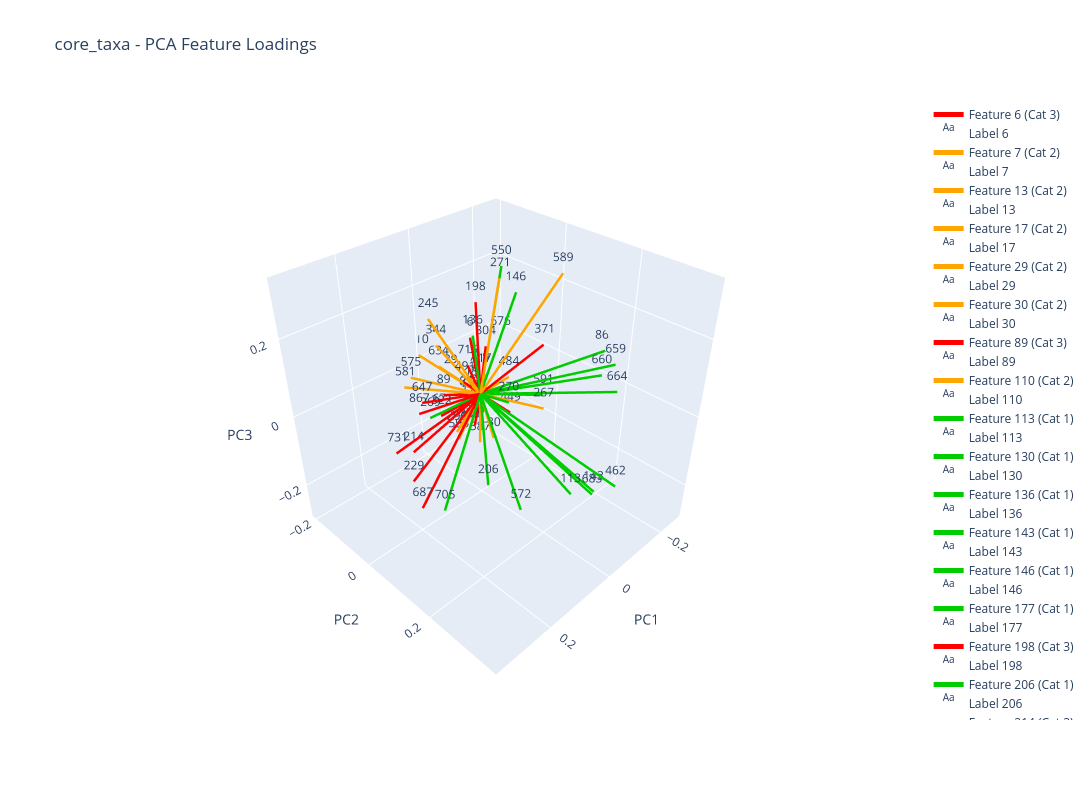

Write notebook code for a chart like this one.
### Markdown cell above
## 15.8. core_taxa 3D Visualisation

### Code cell
# From the loadings dataframe:Influencers_OLS    # , dataset_name="Influencers_OLS"
plot_pca_feature_loadings(core_taxa, results_core_taxa_Loadings['core_taxa_loadings_df'],
                                                analysis_results_core_taxa,"core_taxa", plot_3d=True)

### Figure 1 — Plotly figure (JSON) as saved in the notebook; plotly's stock layout.template omitted (floating-point values rounded to 4 significant figures)
{"data": [{"line": {"color": "#FF0000", "width": 5}, "mode": "lines", "name": "Feature 6 (Cat 3)", "type": "scatter3d", "x": [0, -0.0177], "y": [0, -0.04744], "z": [0, 0.1233]}, {"mode": "text", "name": "Label 6", "text": ["6"], "textposition": "top center", "type": "scatter3d", "x": [-0.0177], "y": [-0.04744], "z": [0.1233]}, {"line": {"color": "#FFA500", "width": 5}, "mode": "lines", "name": "Feature 7 (Cat 2)", "type": "scatter3d", "x": [0, 0.01064], "y": [0, -0.01497], "z": [0, 0.01929]}, {"mode": "text", "name": "Label 7", "text": ["7"], "textposition": "top center", "type": "scatter3d", "x": [0.01064], "y": [-0.01497], "z": [0.01929]}, {"line": {"color": "#FFA500", "width": 5}, "mode": "lines", "name": "Feature 13 (Cat 2)", "type": "scatter3d", "x": [0, -0.01225], "y": [0, -0.0403], "z": [0, -0.007562]}, {"mode": "text", "name": "Label 13", "text": ["13"], "textposition": "top center", "type": "scatter3d", "x": [-0.01225], "y": [-0.0403], "z": [-0.007562]}, {"line": {"color": "#FFA500", "width": 5}, "mode": "lines", "name": "Feature 17 (Cat 2)", "type": "scatter3d", "x": [0, -0.1098], "y": [0, -0.09194], "z": [0, -0.03829]}, {"mode": "text", "name": "Label 17", "text": ["17"], "textposition": "top center", "type": "scatter3d", "x": [-0.1098], "y": [-0.09194], "z": [-0.03829]}, {"line": {"color": "#FFA500", "width": 5}, "mode": "lines", "name": "Feature 29 (Cat 2)", "type": "scatter3d", "x": [0, -0.001775], "y": [0, -0.09925], "z": [0, 0.003191]}, {"mode": "text", "name": "Label 29", "text": ["29"], "textposition": "top center", "type": "scatter3d", "x": [-0.001775], "y": [-0.09925], "z": [0.003191]}, {"line": {"color": "#FFA500", "width": 5}, "mode": "lines", "name": "Feature 30 (Cat 2)", "type": "scatter3d", "x": [0, -0.03569], "y": [0, 0.007568], "z": [0, -0.145]}, {"mode": "text", "name": "Label 30", "text": ["30"], "textposition": "top center", "type": "scatter3d", "x": [-0.03569], "y": [0.007568], "z": [-0.145]}, {"line": {"color": "#FF0000", "width": 5}, "mode": "lines", "name": "Feature 89 (Cat 3)", "type": "scatter3d", "x": [0, 0.07168], "y": [0, -0.04606], "z": [0, 0.00709]}, {"mode": "text", "name": "Label 89", "text": ["89"], "textposition": "top center", "type": "scatter3d", "x": [0.07168], "y": [-0.04606], "z": [0.00709]}, {"line": {"color": "#FFA500", "width": 5}, "mode": "lines", "name": "Feature 110 (Cat 2)", "type": "scatter3d", "x": [0, 0.009799], "y": [0, -0.1973], "z": [0, 0.02042]}, {"mode": "text", "name": "Label 110", "text": ["110"], "textposition": "top center", "type": "scatter3d", "x": [0.009799], "y": [-0.1973], "z": [0.02042]}, {"line": {"color": "#00CC00", "width": 5}, "mode": "lines", "name": "Feature 113 (Cat 1)", "type": "scatter3d", "x": [0, 0.14], "y": [0, 0.3697], "z": [0, 0.02271]}, {"mode": "text", "name": "Label 113", "text": ["113"], "textposition": "top center", "type": "scatter3d", "x": [0.14], "y": [0.3697], "z": [0.02271]}, {"line": {"color": "#00CC00", "width": 5}, "mode": "lines", "name": "Feature 130 (Cat 1)", "type": "scatter3d", "x": [0, -0.01543], "y": [0, -0.04407], "z": [0, -0.06313]}, {"mode": "text", "name": "Label 130", "text": ["130"], "textposition": "top center", "type": "scatter3d", "x": [-0.01543], "y": [-0.04407], "z": [-0.06313]}, {"line": {"color": "#00CC00", "width": 5}, "mode": "lines", "name": "Feature 136 (Cat 1)", "type": "scatter3d", "x": [0, -0.01107], "y": [0, -0.03191], "z": [0, 0.1379]}, {"mode": "text", "name": "Label 136", "text": ["136"], "textposition": "top center", "type": "scatter3d", "x": [-0.01107], "y": [-0.03191], "z": [0.1379]}, {"line": {"color": "#00CC00", "width": 5}, "mode": "lines", "name": "Feature 143 (Cat 1)", "type": "scatter3d", "x": [0, -0.1831], "y": [0, 0.2056], "z": [0, -0.2816]}, {"mode": "text", "name": "Label 143", "text": ["143"], "textposition": "top center", "type": "scatter3d", "x": [-0.1831], "y": [0.2056], "z": [-0.2816]}, {"line": {"color": "#00CC00", "width": 5}, "mode": "lines", "name": "Feature 146 (Cat 1)", "type": "scatter3d", "x": [0, -0.06305], "y": [0, 0.04689], "z": [0, 0.2574]}, {"mode": "text", "name": "Label 146", "text": ["146"], "textposition": "top center", "type": "scatter3d", "x": [-0.06305], "y": [0.04689], "z": [0.2574]}, {"line": {"color": "#00CC00", "width": 5}, "mode": "lines", "name": "Feature 177 (Cat 1)", "type": "scatter3d", "x": [0, -0.01541], "y": [0, -0.04379], "z": [0, -0.06322]}, {"mode": "text", "name": "Label 177", "text": ["177"], "textposition": "top center", "type": "scatter3d", "x": [-0.01541], "y": [-0.04379], "z": [-0.06322]}, {"line": {"color": "#FF0000", "width": 5}, "mode": "lines", "name": "Feature 198 (Cat 3)", "type": "scatter3d", "x": [0, -0.04967], "y": [0, -0.06004], "z": [0, 0.1976]}, {"mode": "text", "name": "Label 198", "text": ["198"], "textposition": "top center", "type": "scatter3d", "x": [-0.04967], "y": [-0.06004], "z": [0.1976]}, {"line": {"color": "#00CC00", "width": 5}, "mode": "lines", "name": "Feature 206 (Cat 1)", "type": "scatter3d", "x": [0, 0.2316], "y": [0, 0.2456], "z": [0, 0.02059]}, {"mode": "text", "name": "Label 206", "text": ["206"], "textposition": "top center", "type": "scatter3d", "x": [0.2316], "y": [0.2456], "z": [0.02059]}, {"line": {"color": "#FF0000", "width": 5}, "mode": "lines", "name": "Feature 214 (Cat 3)", "type": "scatter3d", "x": [0, 0.229], "y": [0, 0.02623], "z": [0, -0.03024]}, {"mode": "text", "name": "Label 214", "text": ["214"], "textposition": "top center", "type": "scatter3d", "x": [0.229], "y": [0.02623], "z": [-0.03024]}, {"line": {"color": "#FF0000", "width": 5}, "mode": "lines", "name": "Feature 217 (Cat 3)", "type": "scatter3d", "x": [0, 0.001076], "y": [0, -0.03066], "z": [0, -0.02111]}, {"mode": "text", "name": "Label 217", "text": ["217"], "textposition": "top center", "type": "scatter3d", "x": [0.001076], "y": [-0.03066], "z": [-0.02111]}, {"line": {"color": "#FF0000", "width": 5}, "mode": "lines", "name": "Feature 229 (Cat 3)", "type": "scatter3d", "x": [0, 0.2764], "y": [0, 0.07741], "z": [0, -0.05152]}, {"mode": "text", "name": "Label 229", "text": ["229"], "textposition": "top center", "type": "scatter3d", "x": [0.2764], "y": [0.07741], "z": [-0.05152]}, {"line": {"color": "#FFA500", "width": 5}, "mode": "lines", "name": "Feature 238 (Cat 2)", "type": "scatter3d", "x": [0, -0.003945], "y": [0, -0.01656], "z": [0, -0.04897]}, {"mode": "text", "name": "Label 238", "text": ["238"], "textposition": "top center", "type": "scatter3d", "x": [-0.003945], "y": [-0.01656], "z": [-0.04897]}, {"line": {"color": "#FFA500", "width": 5}, "mode": "lines", "name": "Feature 245 (Cat 2)", "type": "scatter3d", "x": [0, 0.02636], "y": [0, -0.1364], "z": [0, 0.1522]}, {"mode": "text", "name": "Label 245", "text": ["245"], "textposition": "top center", "type": "scatter3d", "x": [0.02636], "y": [-0.1364], "z": [0.1522]}, {"line": {"color": "#FFA500", "width": 5}, "mode": "lines", "name": "Feature 267 (Cat 2)", "type": "scatter3d", "x": [0, -0.05294], "y": [0, 0.142], "z": [0, 0.007029]}, {"mode": "text", "name": "Label 267", "text": ["267"], "textposition": "top center", "type": "scatter3d", "x": [-0.05294], "y": [0.142], "z": [0.007029]}, {"line": {"color": "#00CC00", "width": 5}, "mode": "lines", "name": "Feature 269 (Cat 1)", "type": "scatter3d", "x": [0, 0.1377], "y": [0, -0.02013], "z": [0, -0.01076]}, {"mode": "text", "name": "Label 269", "text": ["269"], "textposition": "top center", "type": "scatter3d", "x": [0.1377], "y": [-0.02013], "z": [-0.01076]}, {"line": {"color": "#00CC00", "width": 5}, "mode": "lines", "name": "Feature 270 (Cat 1)", "type": "scatter3d", "x": [0, 0.1723], "y": [0, 0.2418], "z": [0, 0.1853]}, {"mode": "text", "name": "Label 270", "text": ["270"], "textposition": "top center", "type": "scatter3d", "x": [0.1723], "y": [0.2418], "z": [0.1853]}, {"line": {"color": "#FFA500", "width": 5}, "mode": "lines", "name": "Feature 271 (Cat 2)", "type": "scatter3d", "x": [0, -0.03743], "y": [0, 0.02258], "z": [0, 0.2903]}, {"mode": "text", "name": "Label 271", "text": ["271"], "textposition": "top center", "type": "scatter3d", "x": [-0.03743], "y": [0.02258], "z": [0.2903]}, {"line": {"color": "#FFA500", "width": 5}, "mode": "lines", "name": "Feature 296 (Cat 2)", "type": "scatter3d", "x": [0, -0.007382], "y": [0, -0.09071], "z": [0, -0.1668]}, {"mode": "text", "name": "Label 296", "text": ["296"], "textposition": "top center", "type": "scatter3d", "x": [-0.007382], "y": [-0.09071], "z": [-0.1668]}, {"line": {"color": "#FF0000", "width": 5}, "mode": "lines", "name": "Feature 304 (Cat 3)", "type": "scatter3d", "x": [0, -0.05927], "y": [0, -0.03917], "z": [0, 0.08685]}, {"mode": "text", "name": "Label 304", "text": ["304"], "textposition": "top center", "type": "scatter3d", "x": [-0.05927], "y": [-0.03917], "z": [0.08685]}, {"line": {"color": "#FF0000", "width": 5}, "mode": "lines", "name": "Feature 322 (Cat 3)", "type": "scatter3d", "x": [0, 0.1105], "y": [0, -0.01417], "z": [0, -0.01551]}, {"mode": "text", "name": "Label 322", "text": ["322"], "textposition": "top center", "type": "scatter3d", "x": [0.1105], "y": [-0.01417], "z": [-0.01551]}, {"line": {"color": "#FFA500", "width": 5}, "mode": "lines", "name": "Feature 344 (Cat 2)", "type": "scatter3d", "x": [0, -0.005395], "y": [0, -0.1498], "z": [0, 0.06264]}, {"mode": "text", "name": "Label 344", "text": ["344"], "textposition": "top center", "type": "scatter3d", "x": [-0.005395], "y": [-0.1498], "z": [0.06264]}, {"line": {"color": "#FF0000", "width": 5}, "mode": "lines", "name": "Feature 354 (Cat 3)", "type": "scatter3d", "x": [0, -0.01775], "y": [0, -0.03791], "z": [0, -0.1218]}, {"mode": "text", "name": "Label 354", "text": ["354"], "textposition": "top center", "type": "scatter3d", "x": [-0.01775], "y": [-0.03791], "z": [-0.1218]}, {"line": {"color": "#FFA500", "width": 5}, "mode": "lines", "name": "Feature 360 (Cat 2)", "type": "scatter3d", "x": [0, -0.0319], "y": [0, -0.07068], "z": [0, -0.1613]}, {"mode": "text", "name": "Label 360", "text": ["360"], "textposition": "top center", "type": "scatter3d", "x": [-0.0319], "y": [-0.07068], "z": [-0.1613]}, {"line": {"color": "#FF0000", "width": 5}, "mode": "lines", "name": "Feature 371 (Cat 3)", "type": "scatter3d", "x": [0, -0.07831], "y": [0, 0.1138], "z": [0, 0.1504]}, {"mode": "text", "name": "Label 371", "text": ["371"], "textposition": "top center", "type": "scatter3d", "x": [-0.07831], "y": [0.1138], "z": [0.1504]}, {"line": {"color": "#FF0000", "width": 5}, "mode": "lines", "name": "Feature 449 (Cat 3)", "type": "scatter3d", "x": [0, -0.08657], "y": [0, 0.01369], "z": [0, -0.09007]}, {"mode": "text", "name": "Label 449", "text": ["449"], "textposition": "top center", "type": "scatter3d", "x": [-0.08657], "y": [0.01369], "z": [-0.09007]}, {"line": {"color": "#00CC00", "width": 5}, "mode": "lines", "name": "Feature 462 (Cat 1)", "type": "scatter3d", "x": [0, -0.1616], "y": [0, 0.2766], "z": [0, -0.2041]}, {"mode": "text", "name": "Label 462", "text": ["462"], "textposition": "top center", "type": "scatter3d", "x": [-0.1616], "y": [0.2766], "z": [-0.2041]}, {"line": {"color": "#FFA500", "width": 5}, "mode": "lines", "name": "Feature 484 (Cat 2)", "type": "scatter3d", "x": [0, -0.07122], "y": [0, 0.02216], "z": [0, 0.0255]}, {"mode": "text", "name": "Label 484", "text": ["484"], "textposition": "top center", "type": "scatter3d", "x": [-0.07122], "y": [0.02216], "z": [0.0255]}, {"line": {"color": "#FF0000", "width": 5}, "mode": "lines", "name": "Feature 491 (Cat 3)", "type": "scatter3d", "x": [0, 0.001089], "y": [0, -0.05241], "z": [0, 0.007985]}, {"mode": "text", "name": "Label 491", "text": ["491"], "textposition": "top center", "type": "scatter3d", "x": [0.001089], "y": [-0.05241], "z": [0.007985]}, {"line": {"color": "#00CC00", "width": 5}, "mode": "lines", "name": "Feature 550 (Cat 1)", "type": "scatter3d", "x": [0, -0.08052], "y": [0, -0.01131], "z": [0, 0.2931]}, {"mode": "text", "name": "Label 550", "text": ["550"], "textposition": "top center", "type": "scatter3d", "x": [-0.08052], "y": [-0.01131], "z": [0.2931]}, {"line": {"color": "#00CC00", "width": 5}, "mode": "lines", "name": "Feature 572 (Cat 1)", "type": "scatter3d", "x": [0, 0.05434], "y": [0, 0.1757], "z": [0, -0.209]}, {"mode": "text", "name": "Label 572", "text": ["572"], "textposition": "top center", "type": "scatter3d", "x": [0.05434], "y": [0.1757], "z": [-0.209]}, {"line": {"color": "#FFA500", "width": 5}, "mode": "lines", "name": "Feature 575 (Cat 2)", "type": "scatter3d", "x": [0, 0.09793], "y": [0, -0.1254], "z": [0, 0.02868]}, {"mode": "text", "name": "Label 575", "text": ["575"], "textposition": "top center", "type": "scatter3d", "x": [0.09793], "y": [-0.1254], "z": [0.02868]}, {"line": {"color": "#FFA500", "width": 5}, "mode": "lines", "name": "Feature 581 (Cat 2)", "type": "scatter3d", "x": [0, 0.1629], "y": [0, -0.07052], "z": [0, 0.059]}, {"mode": "text", "name": "Label 581", "text": ["581"], "textposition": "top center", "type": "scatter3d", "x": [0.1629], "y": [-0.07052], "z": [0.059]}, {"line": {"color": "#FFA500", "width": 5}, "mode": "lines", "name": "Feature 587 (Cat 2)", "type": "scatter3d", "x": [0, -0.02788], "y": [0, -0.03093], "z": [0, -0.1762]}, {"mode": "text", "name": "Label 587", "text": ["587"], "textposition": "top center", "type": "scatter3d", "x": [-0.02788], "y": [-0.03093], "z": [-0.1762]}, {"line": {"color": "#FFA500", "width": 5}, "mode": "lines", "name": "Feature 589 (Cat 2)", "type": "scatter3d", "x": [0, -0.1012], "y": [0, 0.1373], "z": [0, 0.321]}, {"mode": "text", "name": "Label 589", "text": ["589"], "textposition": "top center", "type": "scatter3d", "x": [-0.1012], "y": [0.1373], "z": [0.321]}, {"line": {"color": "#00CC00", "width": 5}, "mode": "lines", "name": "Feature 591 (Cat 1)", "type": "scatter3d", "x": [0, -0.1237], "y": [0, 0.08009], "z": [0, -0.02136]}, {"mode": "text", "name": "Label 591", "text": ["591"], "textposition": "top center", "type": "scatter3d", "x": [-0.1237], "y": [0.08009], "z": [-0.02136]}, {"line": {"color": "#FFA500", "width": 5}, "mode": "lines", "name": "Feature 596 (Cat 2)", "type": "scatter3d", "x": [0, -0.01898], "y": [0, -0.09756], "z": [0, -0.2003]}, {"mode": "text", "name": "Label 596", "text": ["596"], "textposition": "top center", "type": "scatter3d", "x": [-0.01898], "y": [-0.09756], "z": [-0.2003]}, {"line": {"color": "#FFA500", "width": 5}, "mode": "lines", "name": "Feature 634 (Cat 2)", "type": "scatter3d", "x": [0, -0.008832], "y": [0, -0.1476], "z": [0, 0.002424]}, {"mode": "text", "name": "Label 634", "text": ["634"], "textposition": "top center", "type": "scatter3d", "x": [-0.008832], "y": [-0.1476], "z": [0.002424]}, {"line": {"color": "#FF0000", "width": 5}, "mode": "lines", "name": "Feature 647 (Cat 3)", "type": "scatter3d", "x": [0, 0.1482], "y": [0, -0.03161], "z": [0, 0.02995]}, {"mode": "text", "name": "Label 647", "text": ["647"], "textposition": "top center", "type": "scatter3d", "x": [0.1482], "y": [-0.03161], "z": [0.02995]}, {"line": {"color": "#00CC00", "width": 5}, "mode": "lines", "name": "Feature 659 (Cat 1)", "type": "scatter3d", "x": [0, -0.1496], "y": [0, 0.2501], "z": [0, 0.1314]}, {"mode": "text", "name": "Label 659", "text": ["659"], "textposition": "top center", "type": "scatter3d", "x": [-0.1496], "y": [0.2501], "z": [0.1314]}, {"line": {"color": "#00CC00", "width": 5}, "mode": "lines", "name": "Feature 660 (Cat 1)", "type": "scatter3d", "x": [0, -0.2211], "y": [0, 0.1713], "z": [0, 0.03413]}, {"mode": "text", "name": "Label 660", "text": ["660"], "textposition": "top center", "type": "scatter3d", "x": [-0.2211], "y": [0.1713], "z": [0.03413]}, {"line": {"color": "#00CC00", "width": 5}, "mode": "lines", "name": "Feature 664 (Cat 1)", "type": "scatter3d", "x": [0, -0.1878], "y": [0, 0.2374], "z": [0, 0.03627]}, {"mode": "text", "name": "Label 664", "text": ["664"], "textposition": "top center", "type": "scatter3d", "x": [-0.1878], "y": [0.2374], "z": [0.03627]}, {"line": {"color": "#FFA500", "width": 5}, "mode": "lines", "name": "Feature 671 (Cat 2)", "type": "scatter3d", "x": [0, 0.04982], "y": [0, -0.08002], "z": [0, -0.07678]}, {"mode": "text", "name": "Label 671", "text": ["671"], "textposition": "top center", "type": "scatter3d", "x": [0.04982], "y": [-0.08002], "z": [-0.07678]}, {"line": {"color": "#FFA500", "width": 5}, "mode": "lines", "name": "Feature 674 (Cat 2)", "type": "scatter3d", "x": [0, -0.03395], "y": [0, -0.09893], "z": [0, -0.1723]}, {"mode": "text", "name": "Label 674", "text": ["674"], "textposition": "top center", "type": "scatter3d", "x": [-0.03395], "y": [-0.09893], "z": [-0.1723]}, {"line": {"color": "#FFA500", "width": 5}, "mode": "lines", "name": "Feature 676 (Cat 2)", "type": "scatter3d", "x": [0, -0.05443], "y": [0, 0.01132], "z": [0, 0.1356]}, {"mode": "text", "name": "Label 676", "text": ["676"], "textposition": "top center", "type": "scatter3d", "x": [-0.05443], "y": [0.01132], "z": [0.1356]}, {"line": {"color": "#00CC00", "width": 5}, "mode": "lines", "name": "Feature 683 (Cat 1)", "type": "scatter3d", "x": [0, -0.1192], "y": [0, 0.2438], "z": [0, -0.2251]}, {"mode": "text", "name": "Label 683", "text": ["683"], "textposition": "top center", "type": "scatter3d", "x": [-0.1192], "y": [0.2438], "z": [-0.2251]}, {"line": {"color": "#FF0000", "width": 5}, "mode": "lines", "name": "Feature 687 (Cat 3)", "type": "scatter3d", "x": [0, 0.3222], "y": [0, 0.1561], "z": [0, -0.04279]}, {"mode": "text", "name": "Label 687", "text": ["687"], "textposition": "top center", "type": "scatter3d", "x": [0.3222], "y": [0.1561], "z": [-0.04279]}, {"line": {"color": "#00CC00", "width": 5}, "mode": "lines", "name": "Feature 705 (Cat 1)", "type": "scatter3d", "x": [0, 0.3427], "y": [0, 0.2435], "z": [0, 0.02517]}, {"mode": "text", "name": "Label 705", "text": ["705"], "textposition": "top center", "type": "scatter3d", "x": [0.3427], "y": [0.2435], "z": [0.02517]}, {"line": {"color": "#FF0000", "width": 5}, "mode": "lines", "name": "Feature 715 (Cat 3)", "type": "scatter3d", "x": [0, -0.02737], "y": [0, -0.06747], "z": [0, 0.03457]}, {"mode": "text", "name": "Label 715", "text": ["715"], "textposition": "top center", "type": "scatter3d", "x": [-0.02737], "y": [-0.06747], "z": [0.03457]}, {"line": {"color": "#FF0000", "width": 5}, "mode": "lines", "name": "Feature 719 (Cat 3)", "type": "scatter3d", "x": [0, -0.02427], "y": [0, -0.02818], "z": [0, 0.03404]}, {"mode": "text", "name": "Label 719", "text": ["719"], "textposition": "top center", "type": "scatter3d", "x": [-0.02427], "y": [-0.02818], "z": [0.03404]}, {"line": {"color": "#FF0000", "width": 5}, "mode": "lines", "name": "Feature 731 (Cat 3)", "type": "scatter3d", "x": [0, 0.2784], "y": [0, 0.03109], "z": [0, -0.00313]}, {"mode": "text", "name": "Label 731", "text": ["731"], "textposition": "top center", "type": "scatter3d", "x": [0.2784], "y": [0.03109], "z": [-0.00313]}, {"line": {"color": "#FFA500", "width": 5}, "mode": "lines", "name": "Feature 853 (Cat 2)", "type": "scatter3d", "x": [0, -0.01818], "y": [0, -0.05496], "z": [0, -0.04688]}, {"mode": "text", "name": "Label 853", "text": ["853"], "textposition": "top center", "type": "scatter3d", "x": [-0.01818], "y": [-0.05496], "z": [-0.04688]}, {"line": {"color": "#00CC00", "width": 5}, "mode": "lines", "name": "Feature 863 (Cat 1)", "type": "scatter3d", "x": [0, -0.2622], "y": [0, 0.1466], "z": [0, 0.07269]}, {"mode": "text", "name": "Label 863", "text": ["863"], "textposition": "top center", "type": "scatter3d", "x": [-0.2622], "y": [0.1466], "z": [0.07269]}, {"line": {"color": "#FF0000", "width": 5}, "mode": "lines", "name": "Feature 867 (Cat 3)", "type": "scatter3d", "x": [0, 0.1784], "y": [0, -0.007563], "z": [0, 0.02783]}, {"mode": "text", "name": "Label 867", "text": ["867"], "textposition": "top center", "type": "scatter3d", "x": [0.1784], "y": [-0.007563], "z": [0.02783]}], "layout": {"height": 800, "scene": {"aspectmode": "cube", "camera": {"center": {"x": 0, "y": 0, "z": 0}, "eye": {"x": 1.5, "y": 1.5, "z": 1.5}, "up": {"x": 0, "y": 0, "z": 1}}, "xaxis": {"title": {"text": "PC1"}}, "yaxis": {"title": {"text": "PC2"}}, "zaxis": {"title": {"text": "PC3"}}}, "showlegend": true, "title": {"text": "core_taxa - PCA Feature Loadings"}, "width": 1200}}
